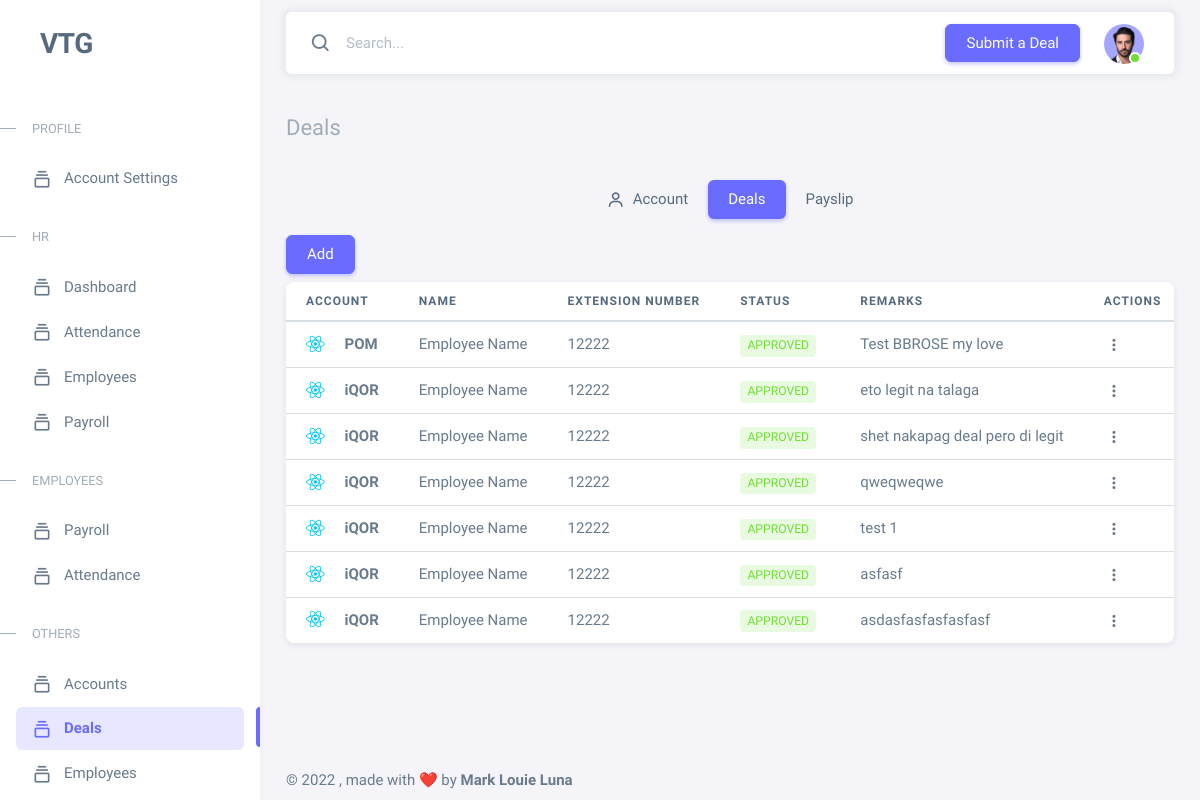
/hr/html/deals.php (signed in), run on the app's committed database.
### tables this page shows
CREATE TABLE `employees` (
  `id` int(11) NOT NULL,
  `employee_id` varchar(200) NOT NULL,
  `type_id` varchar(200) NOT NULL,
  `salary_id` varchar(200) NOT NULL,
  `firstname` varchar(200) NOT NULL,
  `middlename` varchar(200) NOT NULL,
  `lastname` varchar(200) NOT NULL,
  `email` varchar(200) NOT NULL,
  `contact_number` varchar(200) NOT NULL,
  `extension_number` varchar(200) NOT NULL,
  `date_added` date NOT NULL,
  `password` varchar(200) NOT NULL,
  `avatar` varchar(200) NOT NULL,
  `team_leader` tinyint(1) NOT NULL,
  `account_id` varchar(200) NOT NULL,
  `sss` varchar(200) NOT NULL,
  `philhealth` varchar(200) NOT NULL,
  `tin` varchar(200) NOT NULL,
  `pag_ibig` varchar(200) NOT NULL,
  `employee_type` int(200) NOT NULL,
  `salary` int(200) NOT NULL
);

CREATE TABLE `deals` (
  `id` int(200) NOT NULL,
  `deal_id` varchar(200) NOT NULL,
  `date` date NOT NULL,
  `account_id` varchar(200) NOT NULL,
  `employee_id` varchar(200) NOT NULL,
  `remarks` varchar(200) NOT NULL,
  `status` int(20) NOT NULL
);

### hr/html/deals.php (the view, shortened to what this page needs)
<?php include 'db.php';
include 'account_verification.php';
$dealsQuery = mysqli_query($db, "SELECT deals.account_id, accounts.name, employees.firstname, employees.lastname, employees.extension_number, deals.status, deals.id, deals.remarks
FROM deals
INNER JOIN accounts on accounts.account_id = deals.account_id
INNER JOIN employees on employees.employee_id = deals.employee_id
GROUP BY deals.deal_id ORDER BY deals.id DESC");
?>
<!DOCTYPE html>
<html lang="en" class="light-style layout-menu-fixed" dir="ltr" data-theme="theme-default" data-assets-path="../assets/" data-template="vertical-menu-template-free">
<head>
    <?php include 'title-tags.php'; ?>
</head>
<body>
    <div class="layout-wrapper layout-content-navbar">
        <div class="layout-container">
            <?php include 'navbar.php'; ?>
            <div class="layout-page">
                <?php include 'top-nav.php'; ?>
                <div class="content-wrapper">
                    <div class="container-xxl flex-grow-1 container-p-y">
                        <h4 class="fw-bold py-3 mb-4"><span class="text-muted fw-light">Deals </span> </h4>
                        <ul class="nav nav-pills d-flex justify-content-center mb-3">
                            <li class="nav-item">
                                <a class="nav-link " href="account_information.php"><i class="bx bx-user me-1"></i> Account</a>
                            </li>
                            <li class="nav-item">
                                <a class="nav-link active" href="deals.php"> Deals</a>
                            </li>
                            <li class="nav-item">
                                <a class="nav-link" href="payslip.php"> Payslip</a>
                            </li>
                        </ul>
                        <div class="mb-2 text-right">
                            <a class="btn btn-primary" href="deal-form.php">Add</a>
                        </div>
                        <div class="card">
                            <div class="table-responsive text-nowrap">
                                <table class="table table-hover">
                                    <thead>
                                        <tr>
                                            <th>Account</th>
                                            <th>Name</th>
                                            <th>Extension Number</th>
                                            <th>Status</th>
                                            <th>Remarks</th>
                                            <th>Actions</th>
                                        </tr>
                                    </thead>
                                    <tbody class="table-border-bottom-0">
                                        <?php while ($row = mysqli_fetch_array($dealsQuery)) {
                                        ?>
                                            <tr>
                                                <td><i class="fab fa-react fa-lg text-info me-3"></i> <strong><?php echo $row['name']; ?></strong></td>
                                                <td><?php echo $row['firstname'] . " " . $row['lastname']; ?></td>
                                                <td><?php echo $row['extension_number']; ?></td>
                                                <td>
                                                    <?php if ($row['status'] == "0") {
                                                        echo '<span class="badge bg-label-warning me-1">Pending</span>';;
                                                    } elseif ($row['status'] == "2") {
                                                        echo '<span class="badge bg-label-danger me-1">Declined</span>';;
                                                    } else {
                                                        echo '<span class="badge bg-label-success me-1">Approved</span>';;
                                                    } ?>
                                                </td>
                                                <td><?php echo $row['remarks']; ?></td>
                                                <td>
                                                    <div class="dropdown">
                                                        <button type="button" class="btn p-0 dropdown-toggle hide-arrow" data-bs-toggle="dropdown">
                                                            <i class="bx bx-dots-vertical-rounded"></i>
                                                        </button>
                                                    </div>
                                                </td>
                                            </tr>
                                        <?php } ?>
                                    </tbody>
                                </table>
                            </div>
                        </div>
                    </div>
                    <?php include 'footer.php'; ?>
                </div>
            </div>
        </div>
    </div>
</body>
</html>

### hr/html/top-nav.php (shortened to what this page needs)
<?php
include 'db.php';
$navQuery = mysqli_query($db, "SELECT * FROM employees WHERE employee_id = '" . $_SESSION["employee_id"] . "'");
$rowNav = mysqli_fetch_array($navQuery);
?>
<nav class="layout-navbar container-xxl navbar navbar-expand-xl navbar-detached align-items-center bg-navbar-theme" id="layout-navbar">
    <div class="navbar-nav-right d-flex align-items-center" id="navbar-collapse">
        <div class="navbar-nav align-items-center">
            <div class="nav-item d-flex align-items-center">
                <i class="bx bx-search fs-4 lh-0"></i>
                <input type="text" class="form-control border-0 shadow-none" placeholder="Search..." aria-label="Search..." />
            </div>
        </div>
        <ul class="navbar-nav flex-row align-items-center ms-auto">
            <li class="nav-item navbar-dropdown dropdown-user dropdown" style="margin-right: 1rem;">
                <a class="nav-btn btn btn-primary" href="deal-form.php">Submit a Deal</a>
            </li>
            <li class="nav-item navbar-dropdown dropdown-user dropdown">
                <a class="nav-link dropdown-toggle hide-arrow" href="javascript:void(0);" data-bs-toggle="dropdown">
                    <div class="avatar avatar-online">
                        <img src="../assets/img/avatars/<?php echo $rowNav['avatar']; ?>" alt class="w-px-40 h-auto rounded-circle" />
                    </div>
                </a>
            </li>
        </ul>
    </div>
</nav>

### data on the page
employees: avatar (picture)
deals: name "POM", firstname "Employee", lastname "Name", extension_number "12222", status "APPROVED", remarks "Test BBROSE my love"
deals: name "iQOR", firstname "Employee", lastname "Name", extension_number "12222", status "APPROVED", remarks "eto legit na talaga"
deals: name "iQOR", firstname "Employee", lastname "Name", extension_number "12222", status "APPROVED", remarks "shet nakapag deal pero di legit"
deals: name "iQOR", firstname "Employee", lastname "Name", extension_number "12222", status "APPROVED", remarks "qweqweqwe"
deals: name "iQOR", firstname "Employee", lastname "Name", extension_number "12222", status "APPROVED", remarks "test 1"
deals: name "iQOR", firstname "Employee", lastname "Name", extension_number "12222", status "APPROVED", remarks "asfasf"
deals: name "iQOR", firstname "Employee", lastname "Name", extension_number "12222", status "APPROVED", remarks "asdasfasfasfasfasf"
